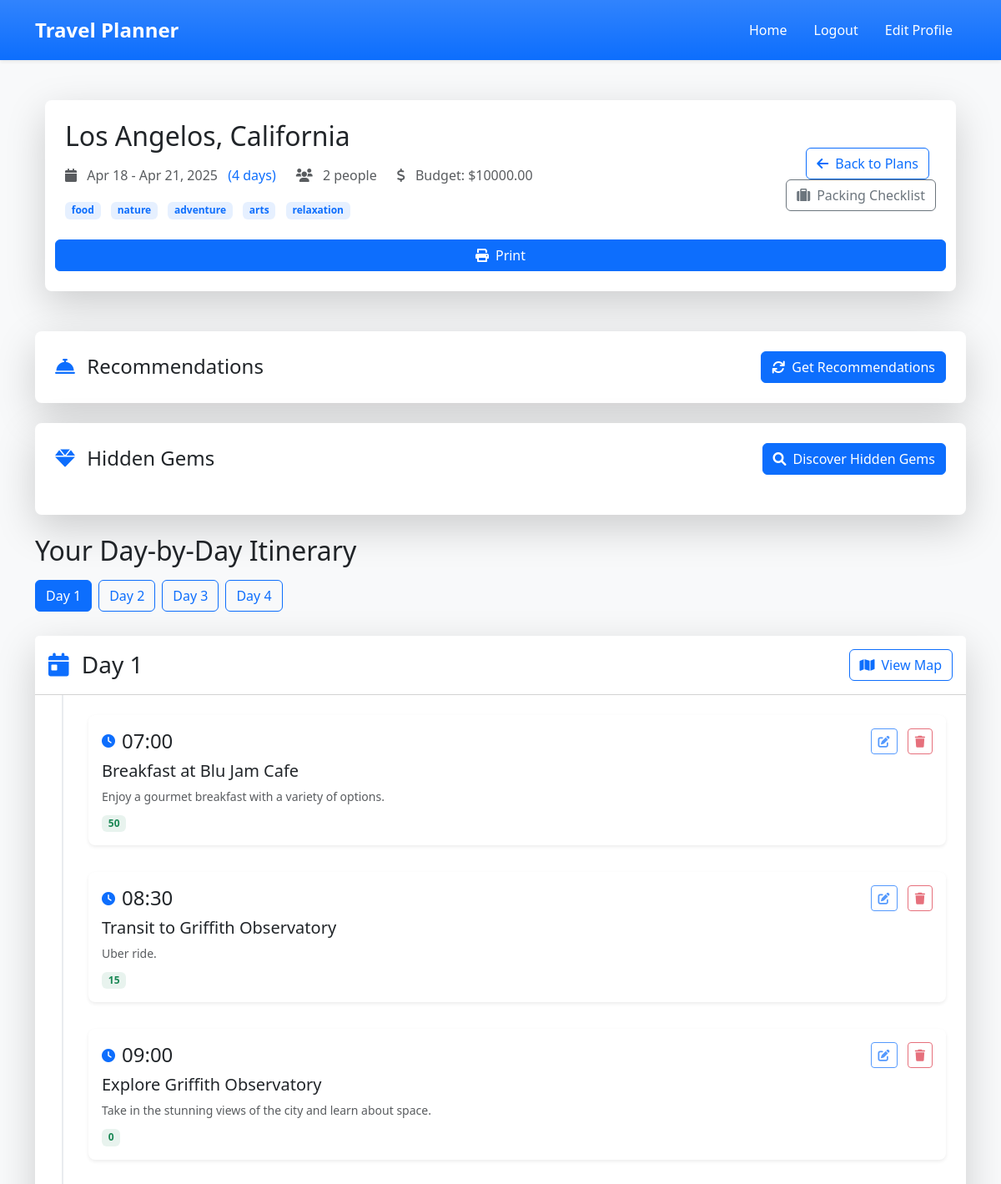
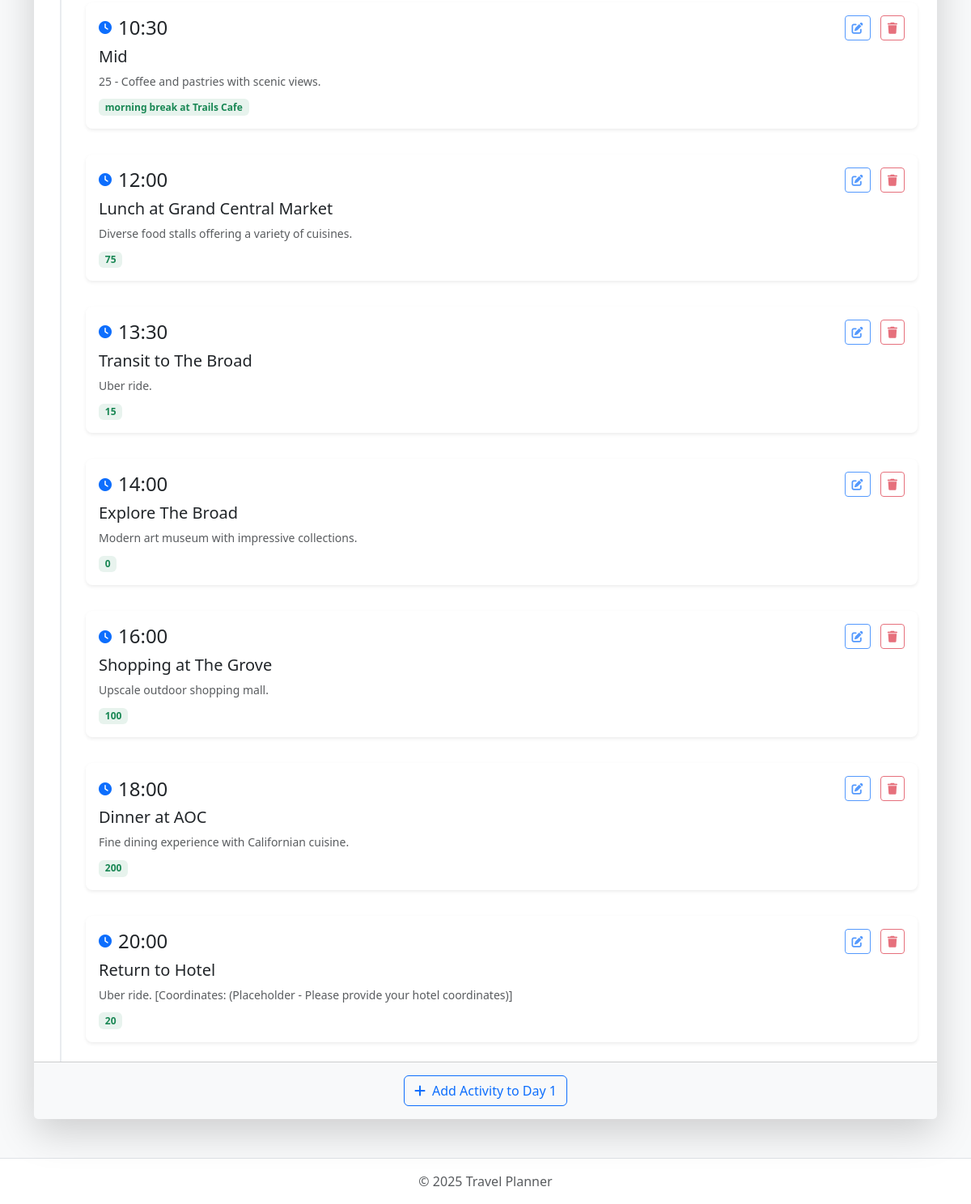
Screenshot of /itinerary/18/ (signed in) with the database file from the repository (2 pictures, top to bottom).
### users/models.py (models this page shows, shortened)
class Itinerary(models.Model):
    INTEREST_CHOICES = [
        ('food', 'Food & Dining'),
        ('history', 'History & Culture'),
        ('nature', 'Nature & Outdoors'),
        ('adventure', 'Adventure & Sports'),
        ('arts', 'Arts & Museums'),
        ('shopping', 'Shopping & Markets'),
        ('nightlife', 'Nightlife & Entertainment'),
        ('relaxation', 'Relaxation & Wellness'),
    ]
    user = models.ForeignKey(User, on_delete=models.CASCADE)
    destination = models.CharField(max_length=200)
    start_date = models.DateField()
    end_date = models.DateField()
    budget = models.DecimalField(max_digits=10, decimal_places=2, validators=[MinValueValidator(0)])
    interests = models.JSONField(default=list)  # Store multiple interests as a list
    number_of_people = models.PositiveIntegerField(default=1)
    preferred_pace = models.CharField(max_length=20, choices=[
        ('relaxed', 'Relaxed'),
        ('moderate', 'Moderate'),
        ('busy', 'Busy'),
    ], default='moderate')
    generated_plan = models.TextField(blank=True)  # Store the Gemini-generated itinerary
    created_at = models.DateTimeField(auto_now_add=True)
    updated_at = models.DateTimeField(auto_now=True)
    class Meta:
        ordering = ['-created_at']
        verbose_name_plural = 'Itineraries'
    @property
    def duration_days(self):
        return (self.end_date - self.start_date).days + 1

class Activity(models.Model):
    itinerary = models.ForeignKey(Itinerary, on_delete=models.CASCADE, related_name='activities')
    day_number = models.PositiveIntegerField()
    time = models.CharField(max_length=10)
    activity = models.CharField(max_length=200)
    description = models.TextField(blank=True)
    cost = models.CharField(max_length=50, blank=True)
    order = models.PositiveIntegerField()
    location = models.CharField(max_length=200, blank=True, null=True)  # Human-readable address
    latitude = models.DecimalField(max_digits=9, decimal_places=6, blank=True, null=True)
    longitude = models.DecimalField(max_digits=9, decimal_places=6, blank=True, null=True)  # Store coordinates as "longitude,latitude"
    class Meta:
        ordering = ['day_number', 'order', 'time']
        verbose_name_plural = 'Activities'

### users/views.py (the view, shortened to what this page needs)
# urls.py: path('itinerary/<int:pk>/', views.view_itinerary, name='view_itinerary'),
@login_required
def view_itinerary(request, pk):
    itinerary = get_object_or_404(Itinerary, pk=pk, user=request.user)
    activities = Activity.objects.filter(itinerary=itinerary).order_by(
        'day_number', 'time')
    days = {}
    for activity in activities:
        if activity.day_number not in days:
            days[activity.day_number] = {
                'day_number': activity.day_number,
                'activities': []
            }
        days[activity.day_number]['activities'].append(activity)
    days_list = [days[day_num] for day_num in sorted(days.keys())]
    return render(request, 'users/view_itinerary.html', {
        'itinerary': itinerary,
        'days': days_list,
        'mapbox_access_token': settings.MAPBOX_ACCESS_TOKEN
    })

### templates/users/view_itinerary.html (shortened to what this page needs)
{% extends 'base.html' %}
{% block content %}
<div class="container py-4">
    <div class="card border-0 shadow-lg rounded-3 mb-4">
        <div class="card-body p-4">
            <div class="row align-items-center">
                <div class="col-lg-8">
                    <h1 class="h2 mb-3">{{ itinerary.destination }}</h1>
                    <div class="d-flex flex-wrap gap-4 text-muted mb-3">
                        <div>
                            <i class="fas fa-calendar me-2"></i>
                            {{ itinerary.start_date|date:"M d" }} - {{ itinerary.end_date|date:"M d, Y" }}
                            <span class="text-primary ms-2">({{ itinerary.duration_days }} days)</span>
                        </div>
                        <div>
                            <i class="fas fa-users me-2"></i>
                            {{ itinerary.number_of_people }} {% if itinerary.number_of_people == 1 %}person{% else %}people{% endif %}
                        </div>
                        <div>
                            <i class="fas fa-dollar-sign me-2"></i>
                            Budget: ${{ itinerary.budget }}
                        </div>
                    </div>
                    <div class="mb-3">
                        {% for interest in itinerary.interests %}
                            <span class="badge bg-primary bg-opacity-10 text-primary me-2 mb-2">{{ interest }}</span>
                        {% endfor %}
                    </div>
                </div>
                <div class="col-lg-4 text-lg-end mt-4 mt-lg-0">
                    <a href="{% url 'home' %}" class="btn btn-outline-primary me-2">
                        <i class="fas fa-arrow-left me-2"></i>Back to Plans
                    </a>
                    <a href="{% url 'packing_checklist' itinerary.id %}" class="btn btn-outline-secondary">
                        <i class="fas fa-suitcase me-2"></i>Packing Checklist
                    </a>
                    </div>
                    <button class="btn btn-primary" onclick="window.print()">
                        <i class="fas fa-print me-2"></i>Print
                    </button>
                </div>
            </div>
        </div>
    </div>
    <div class="card border-0 shadow-lg rounded-3 mb-4">
        <div class="card-body p-4">
            <div class="d-flex justify-content-between align-items-center">
                <h2 class="h4 mb-0">
                    <i class="fas fa-concierge-bell me-2 text-primary"></i>
                    Recommendations
                </h2>
                <button class="btn btn-primary" id="loadRecommendations">
                    <i class="fas fa-sync me-2"></i>Get Recommendations
                </button>
            </div>
        </div>
    </div>
    <div class="card border-0 shadow-lg rounded-3 mb-4">
        <div class="card-body p-4">
            <div class="d-flex justify-content-between align-items-center mb-4">
                <h2 class="h4 mb-0">
                    <i class="fas fa-gem me-2 text-primary"></i>
                    Hidden Gems
                </h2>
                <button class="btn btn-primary" id="loadHiddenGems">
                    <i class="fas fa-search me-2"></i>Discover Hidden Gems
                </button>
            </div>
        </div>
    </div>
    <div class="mb-4">
        <div class="d-flex justify-content-between align-items-center mb-3">
            <h2 class="mb-0">Your Day-by-Day Itinerary</h2>
        </div>
        <div class="day-navigation d-flex flex-wrap gap-2 mb-3">
            {% for day in days %}
                <button class="btn {% if forloop.first %}btn-primary{% else %}btn-outline-primary{% endif %} day-nav-btn" data-day="{{ day.day_number }}">
                    Day {{ day.day_number }}
                </button>
            {% endfor %}
        </div>
    </div>
    <div class="day-by-day-itinerary">
        {% for day in days %}
            <div class="card border-0 shadow-lg rounded-3 mb-4 day-card" id="day-{{ day.day_number }}" {% if not forloop.first %}style="display: none;"{% endif %}>
                <div class="card-header bg-white p-3 d-flex justify-content-between align-items-center">
                    <h3 class="mb-0">
                        <i class="fas fa-calendar-day me-2 text-primary"></i>
                        Day {{ day.day_number }}
                    </h3>
                    <a href="{% url 'map' %}?itinerary_id={{ itinerary.id }}&day={{ day.day_number }}" class="btn btn-outline-primary">
                        <i class="fas fa-map me-2"></i>View Map
                    </a>
                </div>
                <div class="card-body p-0">
                    <div class="timeline">
                        {% for activity in day.activities %}
                            <div class="timeline-item">
                                <div class="timeline-content">
                                    <div class="d-flex justify-content-between align-items-center mb-2">
                                        <div class="d-flex align-items-center">
                                            <i class="fas fa-clock text-primary me-2"></i>
                                            <h4 class="mb-0">{{ activity.time }}</h4>
                                        </div>
                                        <div class="activity-actions">
                                            <button class="btn btn-sm btn-outline-primary edit-activity me-2" data-activity-id="{{ activity.id }}">
                                                <i class="fas fa-edit"></i>
                                            </button>
                                            <button class="btn btn-sm btn-outline-danger delete-activity" data-activity-id="{{ activity.id }}">
                                                <i class="fas fa-trash"></i>
                                            </button>
                                        </div>
                                    </div>
                                    <h5 class="mb-2">{{ activity.activity }}</h5>
                                    {% if activity.description %}
                                        <p class="mb-2 text-muted small">{{ activity.description }}</p>
                                    {% endif %}
                                    {% if activity.cost %}
                                        <div class="mt-2">
                                            <span class="badge bg-success bg-opacity-10 text-success">
                                                {{ activity.cost }}
                                            </span>
                                        </div>
                                    {% endif %}
                                </div>
                            </div>
                        {% endfor %}
                    </div>
                </div>
                <div class="card-footer bg-light p-3 text-center">
                    <button class="btn btn-outline-primary add-activity" data-day="{{ day.day_number }}">
                        <i class="fas fa-plus me-2"></i>Add Activity to Day {{ day.day_number }}
                    </button>
                </div>
            </div>
        {% endfor %}
    </div>
{% endblock %}
{% block extra_css %}
<link rel="stylesheet" href="https://cdnjs.cloudflare.com/ajax/libs/font-awesome/6.0.0/css/all.min.css">
{% endblock %}

### templates/users/view_itinerary.html (style rules this page uses)
.day-navigation { overflow-x: auto; white-space: nowrap; padding-bottom: 5px; }
.day-card { transition: all 0.3s ease; }
.timeline { position: relative; padding: 1.5rem; }
.timeline::before { content: ''; position: absolute; left: 2rem; top: 0; bottom: 0; width: 2px; background: #e9ecef; }
.timeline-item { position: relative; padding-left: 2.5rem; margin-bottom: 2rem; }
.timeline-item:last-child { margin-bottom: 0; }
.timeline-content { background: #fff; border-radius: 0.5rem; padding: 1rem; box-shadow: 0 0.125rem 0.25rem rgba(0,0,0,0.075); }
.activity-actions { opacity: 0.7; transition: opacity 0.2s; }
.day-card { transition: transform 0.2s; }

### rows the page displays
Itinerary: destination "Los Angelos, California", start_date "Apr 18", end_date "Apr 21, 2025", duration_days "4", number_of_people "2", budget "10000.00"
Activity: time "07:00", activity "Breakfast at Blu Jam Cafe", description "Enjoy a gourmet breakfast with a variety of options.", cost "50"
Activity: time "08:30", activity "Transit to Griffith Observatory", description "Uber ride.", cost "15"
Activity: time "09:00", activity "Explore Griffith Observatory", description "Take in the stunning views of the city and learn about space.", cost "0"
Activity: time "10:30", activity "Mid", description "25 - Coffee and pastries with scenic views.", cost "morning break at Trails Cafe"
Activity: time "12:00", activity "Lunch at Grand Central Market", description "Diverse food stalls offering a variety of cuisines.", cost "75"
Activity: time "13:30", activity "Transit to The Broad", description "Uber ride.", cost "15"
Activity: time "14:00", activity "Explore The Broad", description "Modern art museum with impressive collections.", cost "0"
Activity: time "16:00", activity "Shopping at The Grove", description "Upscale outdoor shopping mall.", cost "100"
Activity: time "18:00", activity "Dinner at AOC", description "Fine dining experience with Californian cuisine.", cost "200"
Activity: time "20:00", activity "Return to Hotel", description "Uber ride. [Coordinates: (Placeholder - Please provide your hotel coordinates)]", cost "20"

### other values shown
{{ interest }} "food" "nature" "adventure" "arts" "relaxation"
{{ day.day_number }} "1" "2" "3" "4"
{{ day.day_number }} "1"
